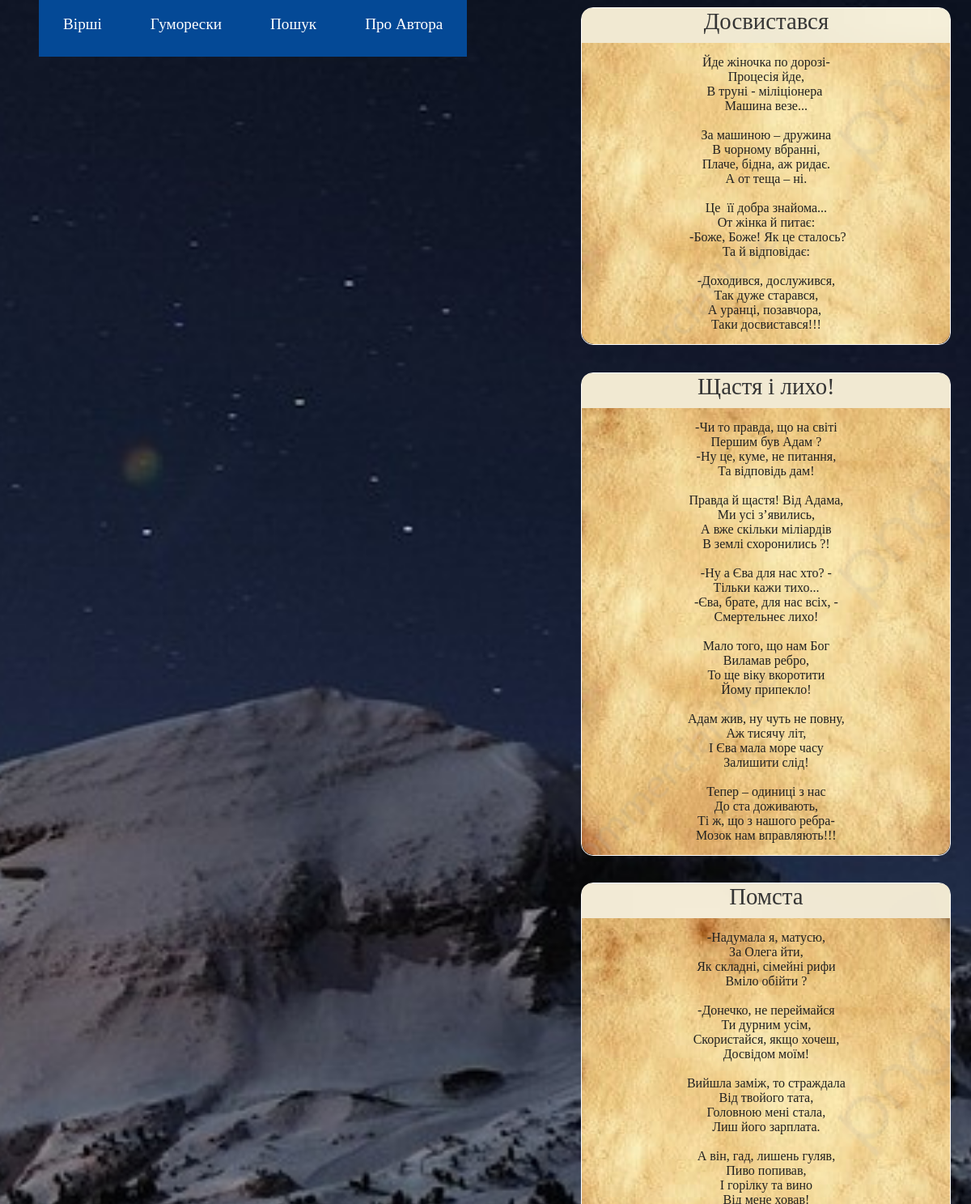
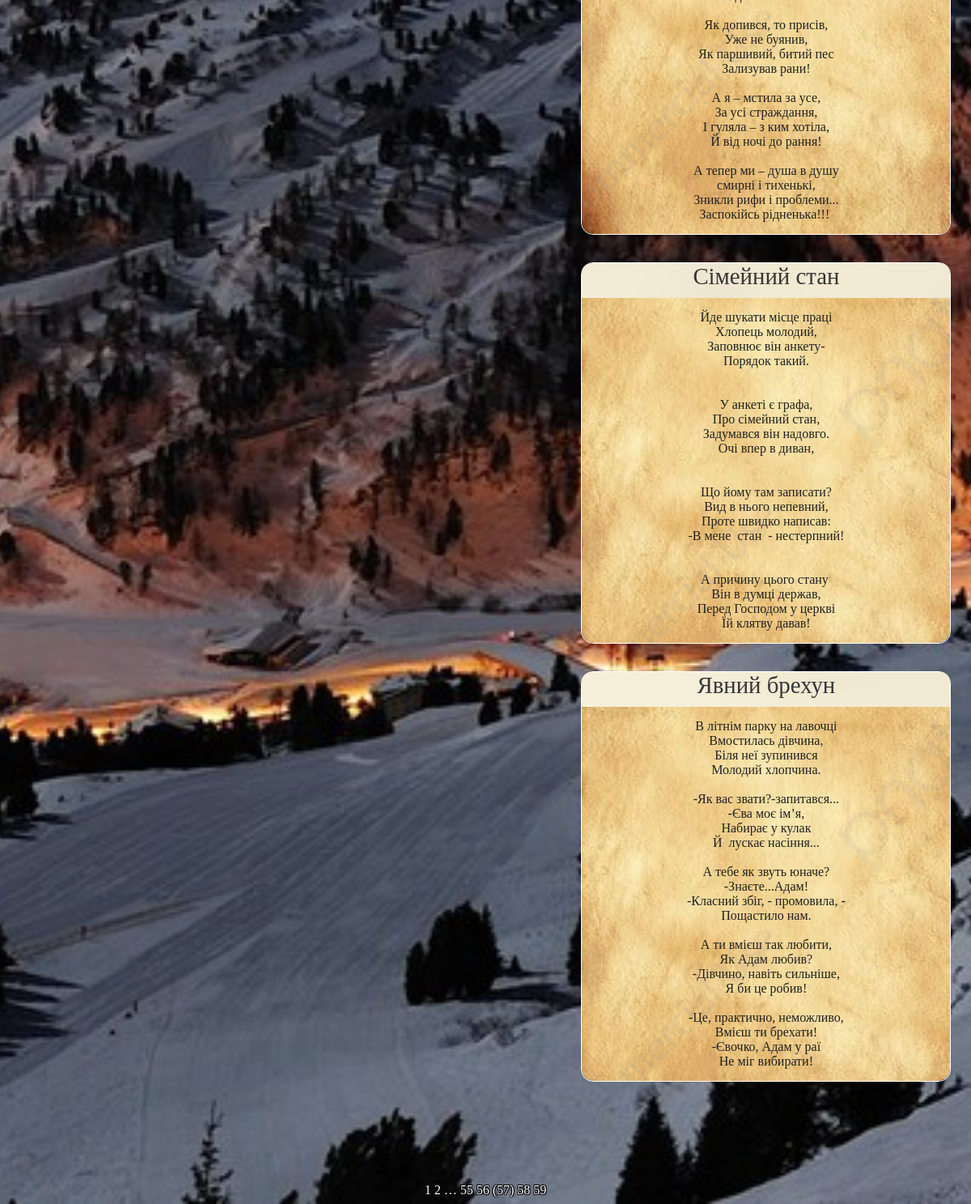
Before: /humoresques/57 with the older database file (2 pictures, top to bottom).
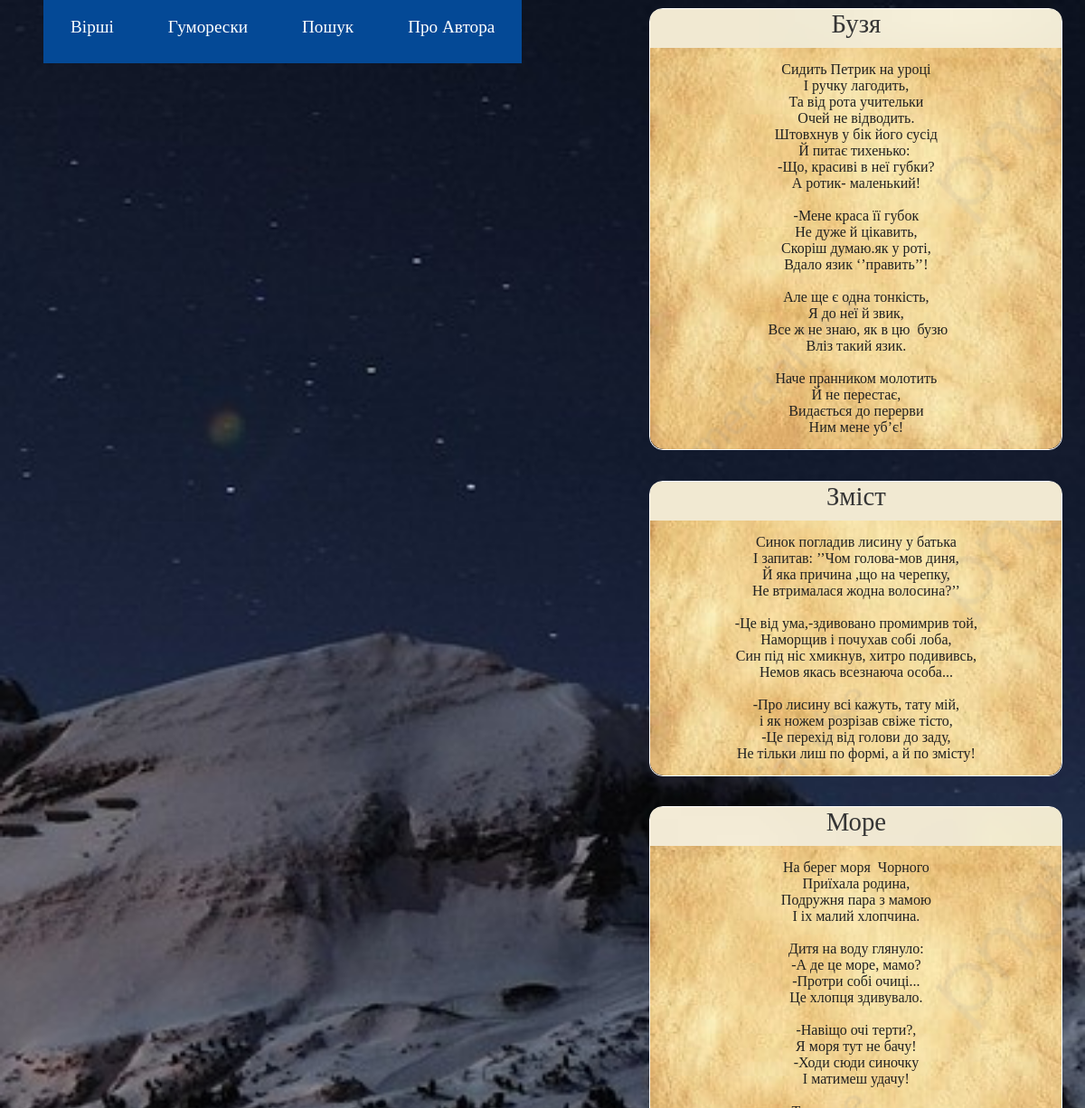
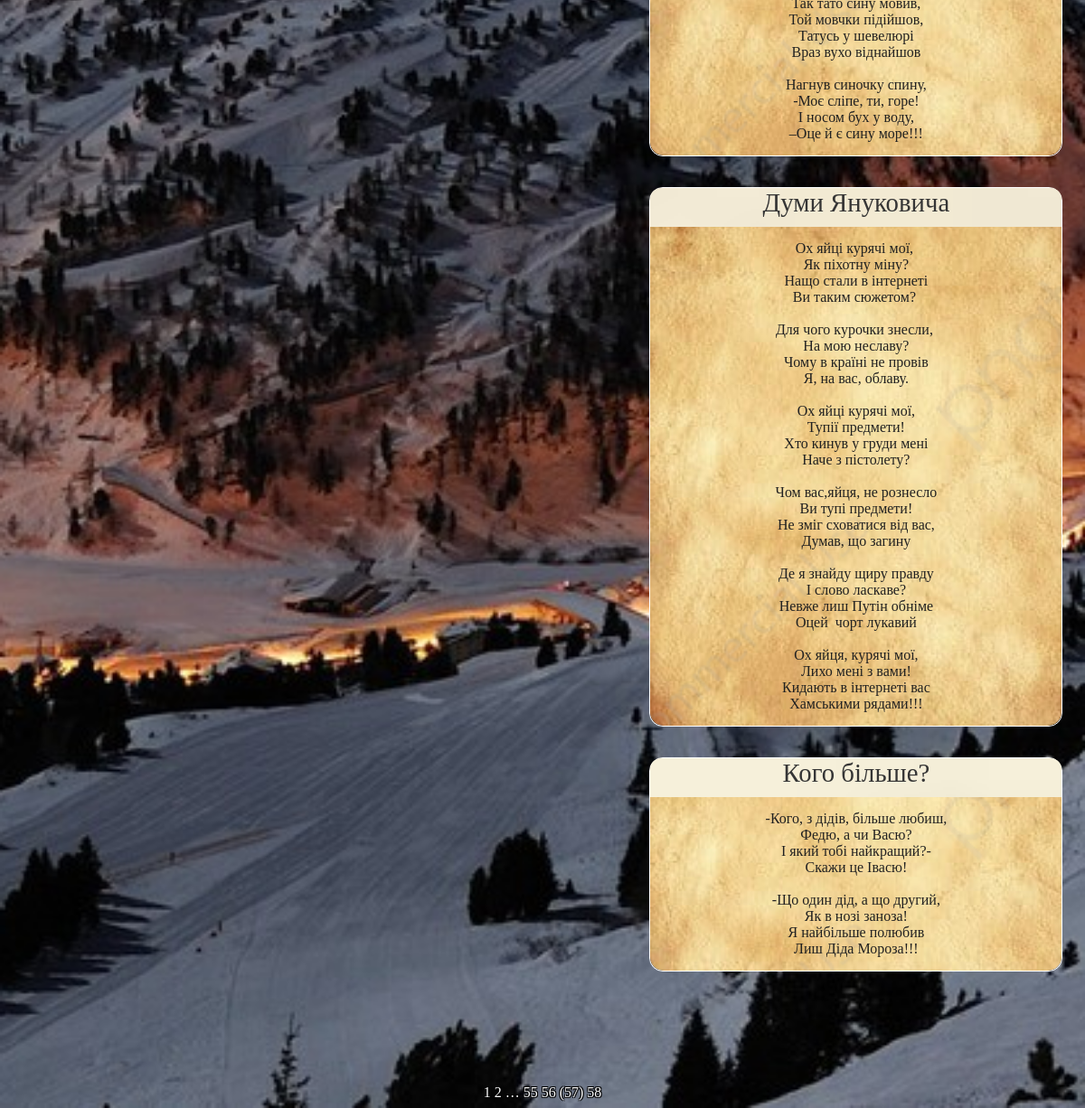
After: the same page with the newer database file (2 pictures, top to bottom).
### app/models.py (models this page shows)
class Humoresque(db.Model):
    id = db.Column(db.Integer, primary_key=True)
    title = db.Column(db.String(20), unique=True)
    text = db.Column(db.String(1028), unique=True)

### app/routes.py (the view)
@app.route('/humoresques/<int:hum_page_num>')
def humoresques(hum_page_num):
    humoresques = Humoresque.query.paginate(per_page=5, page=hum_page_num, error_out=True)
    return render_template('humoresques.html', title='Гуморески',  humoresques=humoresques)

### app/templates/humoresques.html
{% extends "base.html" %}
{% block app_content %}
    {% for humoresque in humoresques.items %}
        {% include "_humoresque.html" %}
    {% endfor %}
    <div class="pagination-links">
    {% for page in humoresques.iter_pages() %}
        {% if page %}
            {% if page != humoresques.page %}
                <a href="{{ url_for('humoresques', hum_page_num=page) }}">{{ page }}</a>
            {% else %}
                <span style="color: white;">({{ page }})</span>
            {% endif %}
        {% else %}
            <span class=ellipsis style="color: white;">…</span>
        {% endif %}
    {% endfor %}
    </div>
{% endblock %}

### app/templates/base.html (shortened to what this page needs)
<html>
    <head>
        <link rel="stylesheet" href="{{ url_for('static', filename='styles.css') }}"/>
    </head>
    <body>
        <div id="navbar-container">
            <div id="navbar">
                <div class="link-div">
                    <nav>
                        <ul class="nav-links">
                            <li><a href="{{ url_for('poems', page_num=1) }}">Вірші</a></li>
                            <li><a href="{{ url_for('humoresques', hum_page_num=1) }}">Гуморески</a></li>
                            <li><a href="{{ url_for('search') }}">Пошук</a></li>
                            <li><a href="{{ url_for('about') }}">Про Автора</a></li>
                        </ul>
                    </nav>
                </div>
            </div>
        </div>
        <div id="page_container">
            {% block content %}
            <div class="container-fluid" style="margin-top: 100px;">
                {% block app_content %}{% endblock %}
            </div>
            {% endblock %}
        </div>
    </body>
</html>

### app/templates/_humoresque.html
{% extends "base.html" %}
{% block app_content %}
    <div id="poem-container">
        <div id="title">{{humoresque.title}}</div>
        <pre><div id="text">{{humoresque.text}}</div></pre>
    </div>
{% endblock %}

Changed rows visible on the page:
no longer on this page (row unchanged): Humoresque: title "Досвистався", text "Йде жіночка по дорозі- Процесія йде, В труні - міліціонера Машина везе... За машиною – дружина В чорному вбранні, Плаче, бідна, аж ридає. А от теща – ні. Це її добра знайома... От жінка й питає: -Боже, Боже! Як це сталось? Та й відповідає: -Доходився, дослужився, Так дуже старався, А уранці, позавчора, Таки досвистався!!!"
no longer on this page (row unchanged): Humoresque: title "Щастя і лихо!", text "-Чи то правда, що на світі Першим був Адам ? -Ну це, куме, не питання, Та відповідь дам! Правда й щастя! Від Адама, Ми усі з’явились, А вже скільки міліардів В землі схоронились ?! -Ну а Єва для нас хто? - Тільки кажи тихо... -Єва, брате, для нас всіх, - Смертельнеє лихо! Мало того, що нам Бог Виламав ребро, То ще віку вкоротити Йому припекло! Адам жив, ну чуть не повну, Аж тисячу літ, І Єва мала море часу Залишити слід! Тепер – одиниці з нас До ста доживають, Ті ж, що з нашого ребра- Мозок нам вправляють!!!"
no longer on this page (row unchanged): Humoresque: title "Помста", text "-Надумала я, матусю, За Олега йти, Як складні, сімейні рифи Вміло обійти ? -Донечко, не переймайся Ти дурним усім, Скористайся, якщо хочеш, Досвідом моїм! Вийшла заміж, то страждала Від твойого тата, Головною мені стала, Лиш його зарплата. А він, гад, лишень гуляв, Пиво попивав, І горілку та вино Від мене ховав! Як допився, то присів, Уже не буянив, Як паршивий, битий пес Зализував рани! А я – мстила за усе, За усі страждання, І гуляла – з ким хотіла, Й від ночі до рання! А тепер ми – душа в душу смирні і тихенькі, Зникли рифи і проблеми... Заспокійсь рідненька!!!"
removed Humoresque: title "Сімейний стан", text "Йде шукати місце праці Хлопець молодий, Заповнює він анкету- Порядок такий. У анкеті є графа, Про сімейний стан, Задумався він надовго. Очі впер в диван, Що йому там записати? Вид в нього непевний, Проте швидко написав: -В мене стан - нестерпний! А причину цього стану Він в думці держав, Перед Господом у церкві Їй клятву давав!"
no longer on this page (row unchanged): Humoresque: title "Явний брехун", text "В літнім парку на лавочці Вмостилась дівчина, Біля неї зупинився Молодий хлопчина. -Як вас звати?-запитався... -Єва моє ім’я, Набирає у кулак Й лускає насіння... А тебе як звуть юначе? -Знаєте...Адам! -Класний збіг, - промовила, - Пощастило нам. А ти вмієш так любити, Як Адам любив? -Дівчино, навіть сильніше, Я би це робив! -Це, практично, неможливо, Вмієш ти брехати! -Євочко, Адам у раї Не міг вибирати!"
added Humoresque: title "Бузя", text "Сидить Петрик на уроці І ручку лагодить, Та від рота учительки Очей не відводить. Штовхнув у бік його сусід Й питає тихенько: -Що, красиві в неї губки? А ротик- маленький! -Мене краса її губок Не дуже й цікавить, Скоріш думаю.як у роті, Вдало язик ‘’править’’! Але ще є одна тонкість, Я до неї й звик, Все ж не знаю, як в цю бузю Вліз такий язик. Наче пранником молотить Й не перестає, Видається до перерви Ним мене уб’є!"
added Humoresque: title "Зміст", text "Синок погладив лисину у батька І запитав: ’’Чом голова-мов диня, Й яка причина ,що на черепку, Не втрималася жодна волосина?’’ -Це від ума,-здивовано промимрив той, Наморщив і почухав собі лоба, Син під ніс хмикнув, хитро подививсь, Немов якась всезнаюча особа... -Про лисину всі кажуть, тату мій, і як ножем розрізав свіже тісто, -Це перехід від голови до заду, Не тільки лиш по формі, а й по змісту!"
added Humoresque: title "Море", text "На берег моря Чорного Приїхала родина, Подружня пара з мамою І іх малий хлопчина. Дитя на воду глянуло: -А де це море, мамо? -Протри собі очиці... Це хлопця здивувало. -Навіщо очі терти?, Я моря тут не бачу! -Ходи сюди синочку І матимеш удачу! Так тато сину мовив, Той мовчки підійшов, Татусь у шевелюрі Враз вухо віднайшов Нагнув синочку спину, -Моє сліпе, ти, горе! І носом бух у воду, –Оце й є сину море!!!"
added Humoresque: title "Думи Януковича", text "Ох яйці курячі мої, Як піхотну міну? Нащо стали в інтернеті Ви таким сюжетом? Для чого курочки знесли, На мою неславу? Чому в країні не провів Я, на вас, облаву. Ох яйці курячі мої, Тупії предмети! Хто кинув у груди мені Наче з пістолету? Чом вас,яйця, не рознесло Ви тупі предмети! Не зміг сховатися від вас, Думав, що загину Де я знайду щиру правду І слово ласкаве? Невже лиш Путін обніме Оцей чорт лукавий Ох яйця, курячі мої, Лихо мені з вами! Кидають в інтернеті вас Хамськими рядами!!!"
added Humoresque: title "Кого більше?", text "-Кого, з дідів, більше любиш, Федю, а чи Васю? І який тобі найкращий?- Скажи це Івасю! -Що один дід, а що другий, Як в нозі заноза! Я найбільше полюбив Лиш Діда Мороза!!!"
Other visible differences:
list line gone: "59"
